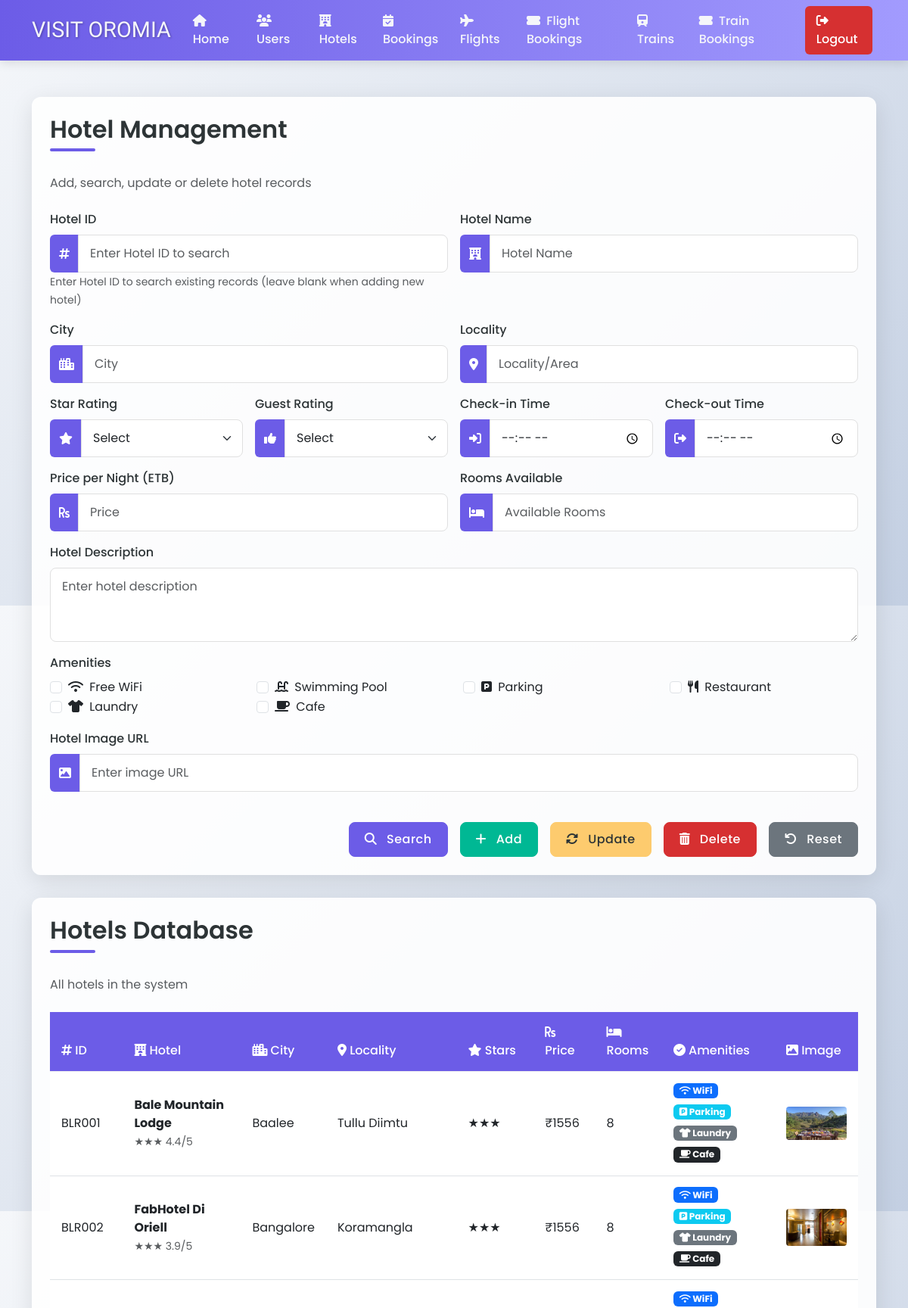
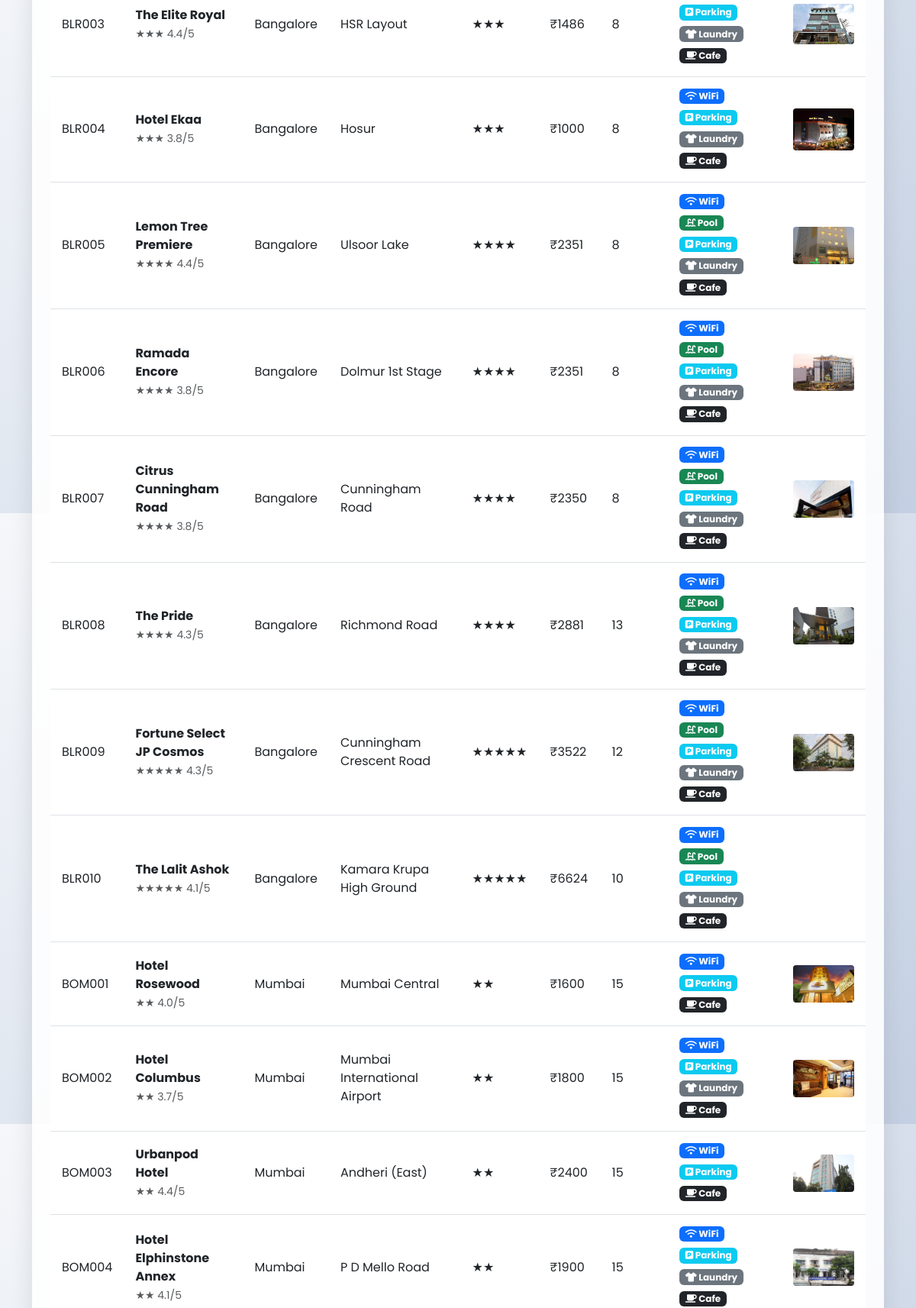
Screenshot of /Management/hotels_add.php (upper part) with the database file from the repository (2 pictures, top to bottom).
### tables this page shows
CREATE TABLE `hotels` (
  `hotelID` varchar(10) NOT NULL,
  `hotelName` varchar(100) NOT NULL,
  `city` varchar(20) NOT NULL,
  `locality` varchar(50) NOT NULL,
  `stars` int(5) NOT NULL,
  `rating` varchar(5) NOT NULL,
  `hotelDesc` varchar(1000) NOT NULL,
  `checkIn` varchar(6) NOT NULL,
  `checkOut` varchar(6) NOT NULL,
  `price` int(10) NOT NULL,
  `roomsAvailable` int(5) NOT NULL,
  `wifi` varchar(5) NOT NULL,
  `swimmingPool` varchar(5) NOT NULL,
  `parking` varchar(5) NOT NULL,
  `restaurant` varchar(5) NOT NULL,
  `laundry` varchar(5) NOT NULL,
  `cafe` varchar(5) NOT NULL,
  `mainImage` varchar(100) NOT NULL
);

### Management/hotels_add.php (the view, shortened to what the rows shown need)
<!DOCTYPE html>
<html lang="en">
<head>
    <link href="https://cdn.jsdelivr.net/npm/bootstrap@5.3.0/dist/css/bootstrap.min.css" rel="stylesheet">
    <link href="https://cdnjs.cloudflare.com/ajax/libs/font-awesome/6.4.0/css/all.min.css" rel="stylesheet">
</head>
<body>
    <div class="container py-5">
        <div class="row">
            <div class="col-12">
                <div class="card">
                    <div class="card-body p-4">
                        <h2 class="section-title">Hotel Management</h2>
                    </div>
                </div>
                <div class="card">
                    <div class="card-body p-4">
                        <h2 class="section-title">Hotels Database</h2>
                        <div class="table-responsive">
                            <?php
                            $servername = "localhost";
                            $username = "root";
                            $password = "";
                            $dbname = "projectmeteor1";
                            $conn = new mysqli($servername, $username, $password, $dbname);
                            $sql = "SELECT hotelID, hotelName, city, locality, stars, rating, checkIn, checkOut, price, roomsAvailable, wifi, swimmingPool, parking, restaurant, laundry, cafe, mainImage FROM hotels";
                            $result = $conn->query($sql);
                            if ($result->num_rows > 0) {
                                echo '<table class="table table-hover align-middle">
                                        <thead>
                                            <tr>
                                                <th><i class="fas fa-hashtag"></i> ID</th>
                                                <th><i class="fas fa-hotel"></i> Hotel</th>
                                                <th><i class="fas fa-city"></i> City</th>
                                                <th><i class="fas fa-map-marker-alt"></i> Locality</th>
                                                <th><i class="fas fa-star"></i> Stars</th>
                                                <th><i class="fas fa-rupee-sign"></i> Price</th>
                                                <th><i class="fas fa-bed"></i> Rooms</th>
                                                <th><i class="fas fa-check-circle"></i> Amenities</th>
                                                <th><i class="fas fa-image"></i> Image</th>
                                            </tr>
                                        </thead>
                                        <tbody>';
                                while ($row = $result->fetch_assoc()) {
                                    $amenities = [];
                                    if ($row['wifi'] == 'Yes') $amenities[] = '<span class="badge bg-primary amenity-badge"><i class="fas fa-wifi"></i> WiFi</span>';
                                    if ($row['swimmingPool'] == 'Yes') $amenities[] = '<span class="badge bg-success amenity-badge"><i class="fas fa-swimming-pool"></i> Pool</span>';
                                    if ($row['parking'] == 'Yes') $amenities[] = '<span class="badge bg-info amenity-badge"><i class="fas fa-parking"></i> Parking</span>';
                                    if ($row['laundry'] == 'Yes') $amenities[] = '<span class="badge bg-secondary amenity-badge"><i class="fas fa-tshirt"></i> Laundry</span>';
                                    if ($row['cafe'] == 'Yes') $amenities[] = '<span class="badge bg-dark amenity-badge"><i class="fas fa-coffee"></i> Cafe</span>';
                                    echo '<tr>
                                            <td>' . $row['hotelID'] . '</td>
                                            <td>
                                                <strong>' . $row['hotelName'] . '</strong><br>
                                                <small class="text-muted">' . str_repeat('★', $row['stars']) . ' ' . $row['rating'] . '/5</small>
                                            </td>
                                            <td>' . $row['city'] . '</td>
                                            <td>' . $row['locality'] . '</td>
                                            <td>' . str_repeat('★', $row['stars']) . '</td>
                                            <td>₹' . $row['price'] . '</td>
                                            <td>' . $row['roomsAvailable'] . '</td>
                                            <td>' . implode('', $amenities) . '</td>
                                            <td><img src="' . $row['mainImage'] . '" alt="Hotel Image" style="max-width: 80px; height: auto; border-radius: 4px;" onerror="this.style.display=\'none\'"></td>
                                          </tr>';
                                }
                                echo '</tbody></table>';
                            } else {
                                echo '<div class="alert alert-info">No hotels found in the database</div>';
                            }
                            ?>
                        </div>
                    </div>
                </div>
            </div>
        </div>
    </div>
</body>
</html>

### rows the page displays
hotels: hotelID "BLR001", hotelName "Bale Mountain Lodge", stars "★★★", rating "4.4", city "Baalee", locality "Tullu Diimtu", price "1556", roomsAvailable "8", mainImage (picture)
hotels: hotelID "BLR002", hotelName "FabHotel Di Oriell", stars "★★★", rating "3.9", city "Bangalore", locality "Koramangla", price "1556", roomsAvailable "8", mainImage (picture)
hotels: hotelID "BLR003", hotelName "The Elite Royal", stars "★★★", rating "4.4", city "Bangalore", locality "HSR Layout", price "1486", roomsAvailable "8", mainImage (picture)
hotels: hotelID "BLR004", hotelName "Hotel Ekaa", stars "★★★", rating "3.8", city "Bangalore", locality "Hosur", price "1000", roomsAvailable "8", mainImage (picture)
hotels: hotelID "BLR005", hotelName "Lemon Tree Premiere", stars "★★★★", rating "4.4", city "Bangalore", locality "Ulsoor Lake", price "2351", roomsAvailable "8", mainImage (picture)
hotels: hotelID "BLR006", hotelName "Ramada Encore", stars "★★★★", rating "3.8", city "Bangalore", locality "Dolmur 1st Stage", price "2351", roomsAvailable "8", mainImage (picture)
hotels: hotelID "BLR007", hotelName "Citrus Cunningham Road", stars "★★★★", rating "3.8", city "Bangalore", locality "Cunningham Road", price "2350", roomsAvailable "8", mainImage (picture)
hotels: hotelID "BLR008", hotelName "The Pride", stars "★★★★", rating "4.3", city "Bangalore", locality "Richmond Road", price "2881", roomsAvailable "13", mainImage (picture)
hotels: hotelID "BLR009", hotelName "Fortune Select JP Cosmos", stars "★★★★★", rating "4.3", city "Bangalore", locality "Cunningham Crescent Road", price "3522", roomsAvailable "12", mainImage (picture)
hotels: hotelID "BLR010", hotelName "The Lalit Ashok", stars "★★★★★", rating "4.1", city "Bangalore", locality "Kamara Krupa High Ground", price "6624", roomsAvailable "10"
hotels: hotelID "BOM001", hotelName "Hotel Rosewood", stars "★★", rating "4.0", city "Mumbai", locality "Mumbai Central", price "1600", roomsAvailable "15", mainImage (picture)
hotels: hotelID "BOM002", hotelName "Hotel Columbus", stars "★★", rating "3.7", city "Mumbai", locality "Mumbai International Airport", price "1800", roomsAvailable "15", mainImage (picture)
hotels: hotelID "BOM003", hotelName "Urbanpod Hotel", stars "★★", rating "4.4", city "Mumbai", locality "Andheri (East)", price "2400", roomsAvailable "15", mainImage (picture)
hotels: hotelID "BOM004", hotelName "Hotel Elphinstone Annex", stars "★★", rating "4.1", city "Mumbai", locality "P D Mello Road", price "1900", roomsAvailable "15", mainImage (picture)
